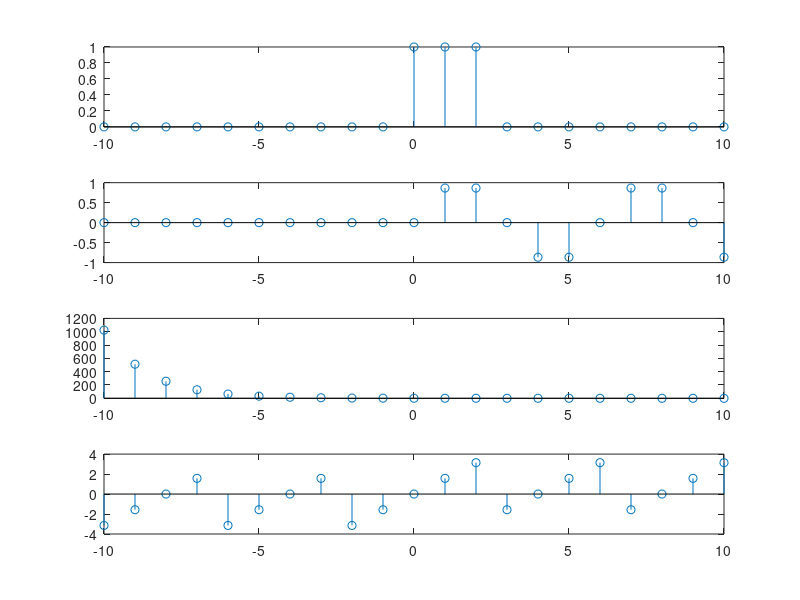

Recreate this plot in MATLAB.
clc;
clear all;
close all;

n=-10:10;
u=[(n)>=0];
u3 = [(n-3)>=0];
x=u-u3;
y=1*sin((1/3)*pi*n).*u;
z=power(0.5,n).*exp(j*n*pi*0.5);

subplot(4,1,1), stem(n,x);
subplot(4,1,2), stem(n,y);
subplot(4,1,3), stem(n,abs(z));
subplot(4,1,4), stem(n,angle(z));